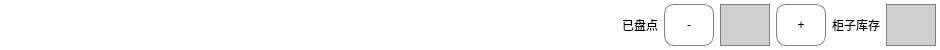
<?xml version="1.0" encoding="UTF-8"?>
<ui version="4.0">
 <class>CabinetCheckItem</class>
 <widget class="QWidget" name="CabinetCheckItem">
  <property name="geometry">
   <rect>
    <x>0</x>
    <y>0</y>
    <width>940</width>
    <height>50</height>
   </rect>
  </property>
  <property name="windowTitle">
   <string>Form</string>
  </property>
  <property name="styleSheet">
   <string notr="true">QWidget{
font: 18px &quot;微软雅黑&quot;;
background-color: rgb(255, 255, 255);
}
QPushButton{
border:1px solid gray;
border-radius:10;
}</string>
  </property>
  <layout class="QHBoxLayout" name="horizontalLayout" stretch="12,0,0,0,0,0,0">
   <property name="leftMargin">
    <number>4</number>
   </property>
   <property name="topMargin">
    <number>4</number>
   </property>
   <property name="rightMargin">
    <number>4</number>
   </property>
   <property name="bottomMargin">
    <number>4</number>
   </property>
   <item>
    <widget class="QLabel" name="name">
     <property name="text">
      <string/>
     </property>
    </widget>
   </item>
   <item>
    <widget class="QLabel" name="label">
     <property name="text">
      <string>已盘点</string>
     </property>
    </widget>
   </item>
   <item>
    <widget class="QPushButton" name="minus">
     <property name="sizePolicy">
      <sizepolicy hsizetype="Minimum" vsizetype="Preferred">
       <horstretch>0</horstretch>
       <verstretch>0</verstretch>
      </sizepolicy>
     </property>
     <property name="minimumSize">
      <size>
       <width>50</width>
       <height>0</height>
      </size>
     </property>
     <property name="text">
      <string>-</string>
     </property>
    </widget>
   </item>
   <item>
    <widget class="QLabel" name="num">
     <property name="minimumSize">
      <size>
       <width>50</width>
       <height>0</height>
      </size>
     </property>
     <property name="styleSheet">
      <string notr="true">background-color: rgb(207, 207, 207);
border:1px solid gray;</string>
     </property>
     <property name="frameShape">
      <enum>QFrame::StyledPanel</enum>
     </property>
     <property name="text">
      <string/>
     </property>
     <property name="alignment">
      <set>Qt::AlignCenter</set>
     </property>
    </widget>
   </item>
   <item>
    <widget class="QPushButton" name="add">
     <property name="sizePolicy">
      <sizepolicy hsizetype="Minimum" vsizetype="Preferred">
       <horstretch>0</horstretch>
       <verstretch>0</verstretch>
      </sizepolicy>
     </property>
     <property name="minimumSize">
      <size>
       <width>50</width>
       <height>0</height>
      </size>
     </property>
     <property name="text">
      <string>+</string>
     </property>
    </widget>
   </item>
   <item>
    <widget class="QLabel" name="label_2">
     <property name="text">
      <string>柜子库存</string>
     </property>
    </widget>
   </item>
   <item>
    <widget class="QLabel" name="maxNum">
     <property name="minimumSize">
      <size>
       <width>50</width>
       <height>0</height>
      </size>
     </property>
     <property name="styleSheet">
      <string notr="true">background-color: rgb(207, 207, 207);
border:1px solid gray;</string>
     </property>
     <property name="text">
      <string/>
     </property>
    </widget>
   </item>
  </layout>
 </widget>
 <resources/>
 <connections/>
</ui>
